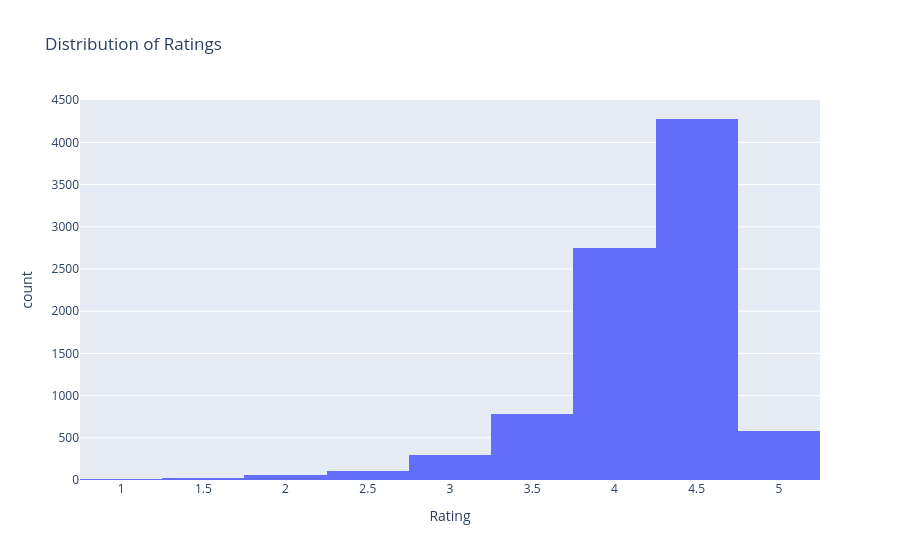

Notebook code for this chart:
### Code cell
fig = px.histogram(
    apps,
    x="Rating",
    nbins=20,
    title="Distribution of Ratings"
)

fig.show()

### Figure 1 — Plotly figure (JSON) as saved in the notebook; plotly's stock layout.template omitted (floating-point values rounded to 4 significant figures; data arrays with more than 128 entries replaced by an {"elided": "..."} marker saying what was removed)
{"data": [{"bingroup": "x", "hovertemplate": "Rating=%{x}<br>count=%{y}<extra></extra>", "legendgroup": "", "marker": {"color": "#636efa", "pattern": {"shape": ""}}, "name": "", "nbinsx": 20, "orientation": "v", "showlegend": false, "type": "histogram", "x": {"elided": "10357 float values"}, "xaxis": "x", "yaxis": "y"}], "layout": {"barmode": "relative", "legend": {"tracegroupgap": 0}, "title": {"text": "Distribution of Ratings"}, "xaxis": {"anchor": "y", "domain": [0, 1], "title": {"text": "Rating"}}, "yaxis": {"anchor": "x", "domain": [0, 1], "title": {"text": "count"}}}}
